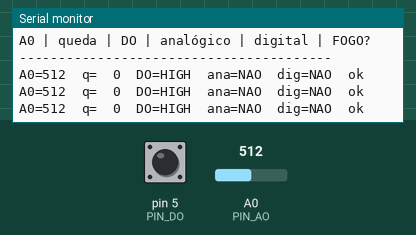
Bench run of a sketch on a simulated Arduino Mega 2560, built with avr-gcc and run on an emulated ATmega2560. Shown: the last lines printed to the serial monitor. The test bench sets the inputs (shaded band); at power-on: A0 (PIN_AO) = 512, pin 5 (PIN_DO) HIGH.

Above: at 2.7 s.
2.8 s: A0 (PIN_AO) set to 487
At 3.08 s:
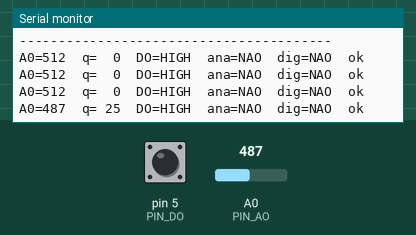
10.8 s: A0 (PIN_AO) set to 109
At 11.09 s:
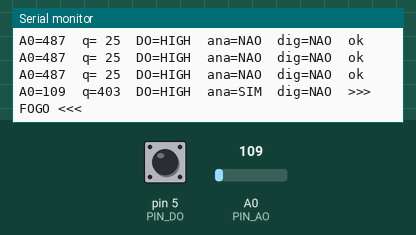
12.3 s: A0 (PIN_AO) set to 94
At 12.7 s:
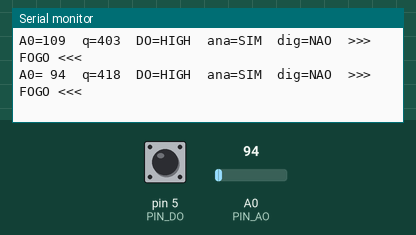

The sketch:

main.ino
```cpp
/*
  Teste KY-026 — detecao de fogo (Serial 9600)
  Arduino Mega — ANALOGICO + DIGITAL

  Cablagem:
    (-) GND  -> GND Mega
    (+) VCC  -> 5V Mega
    AO       -> A0        (analógico)
    DO       -> pin 5     (digital — LOW = chama)

  Alarme se: DO deteta chama  OU  queda A0 >= limiar
*/

#include <Arduino.h>

#define PIN_AO A0
#define PIN_DO 5

#define READ_MS 400UL
#define AO_ALERT_DROP 60
#define DO_CHAMA_LOW 1

int baselineAo = 0;

void calibrarBaseline() {
  long sum = 0;
  for (int i = 0; i < 24; i++) {
    sum += analogRead(PIN_AO);
    delay(40);
  }
  baselineAo = (int)(sum / 24);
}

bool chamaDigital() {
  bool raw = digitalRead(PIN_DO);
#if DO_CHAMA_LOW
  return raw == LOW;
#else
  return raw == HIGH;
#endif
}

int quedaAnalogica(int raw) {
  int drop = baselineAo - raw;
  return drop > 0 ? drop : 0;
}

void setup() {
  Serial.begin(9600);
  delay(300);

  pinMode(PIN_DO, INPUT_PULLUP);

  Serial.println();
  Serial.println(F("========================================"));
  Serial.println(F("  TESTE KY-026 — FOGO"));
  Serial.println(F("========================================"));
  Serial.println(F("Pinos:"));
  Serial.println(F("  AO (analógico) -> A0"));
  Serial.println(F("  DO (digital)   -> pin 5"));
  Serial.println(F("  VCC -> 5V | GND -> GND"));
  Serial.println();
  Serial.println(F("Calibrar A0 sem chama..."));
  calibrarBaseline();
  Serial.print(F("Baseline A0 = "));
  Serial.println(baselineAo);
  Serial.println();
  Serial.println(F("Ajusta POT no modulo ate LED acender com isqueiro."));
  Serial.println(F("----------------------------------------"));
  Serial.println(F("A0 | queda | DO | analógico | digital | FOGO?"));
  Serial.println(F("----------------------------------------"));
}

void loop() {
  int raw = analogRead(PIN_AO);
  int queda = quedaAnalogica(raw);
  bool dig = chamaDigital();
  bool ana = (queda >= AO_ALERT_DROP);
  bool fogo = dig || ana;

  Serial.print(F("A0="));
  if (raw < 100) Serial.print(' ');
  if (raw < 10) Serial.print(' ');
  Serial.print(raw);

  Serial.print(F("  q="));
  if (queda < 10) Serial.print(' ');
  if (queda < 100) Serial.print(' ');
  Serial.print(queda);

  Serial.print(F("  DO="));
  Serial.print(digitalRead(PIN_DO) == LOW ? F("LOW ") : F("HIGH"));

  Serial.print(F("  ana="));
  Serial.print(ana ? F("SIM ") : F("NAO "));

  Serial.print(F(" dig="));
  Serial.print(dig ? F("SIM ") : F("NAO "));

  if (fogo) Serial.println(F(" >>> FOGO <<<"));
  else Serial.println(F(" ok"));

  delay(READ_MS);
}
```

Measured:
- the behaviour switches between 503 and 502 on A0 (PIN_AO) (found by bisection; images 0 and 1)
- the behaviour switches between 100 and 99 on A0 (PIN_AO) (found by bisection; images 2 and 3)
- after the input at 2.8 s, the serial monitor: prints a new line at once (image 1)
- after the input at 10.8 s, the serial monitor: prints a new line at once (image 2)
- after the input at 12.3 s, the serial monitor: prints a new line after 0.14 s (image 3)
